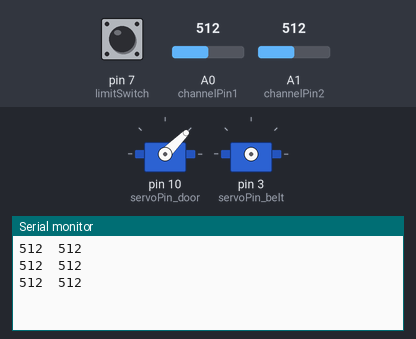
This sketch was run on a simulated Arduino Uno, built with avr-gcc and run on an emulated ATmega328P. Parts: 2 × servo, the last lines printed to the serial monitor. The inputs (shaded band) are chosen by the test bench; at power-on: A0 (channelPin1) = 512, A1 (channelPin2) = 512, pin 7 (limitSwitch) HIGH.

Above: at 1.2 s.
1.3 s: A0 (channelPin1) set to 703
At 1.9 s:
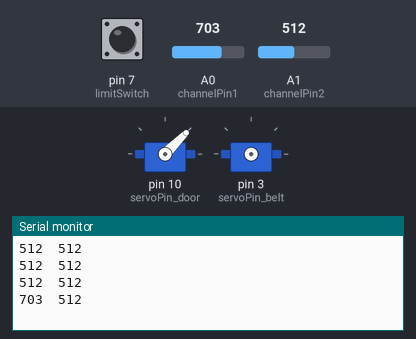
2.8 s: A0 (channelPin1) set to 729
At 3.4 s:
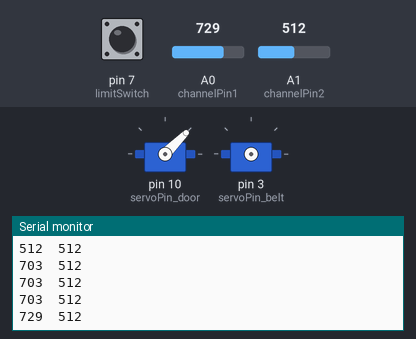
4.3 s: A1 (channelPin2) set to 701
At 4.9 s:
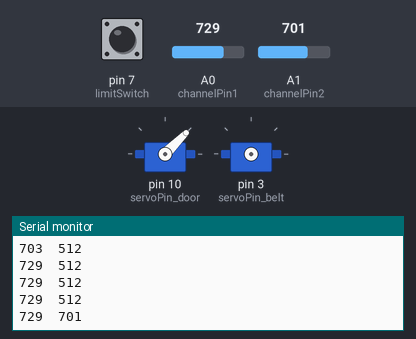
5.8 s: A1 (channelPin2) set to 723
At 6.4 s:
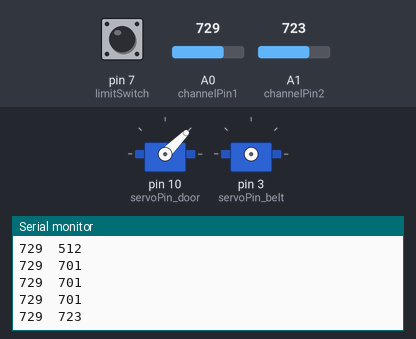
7.3 s: pin 7 (limitSwitch) pulled LOW for 1 s
At 8.71 s:
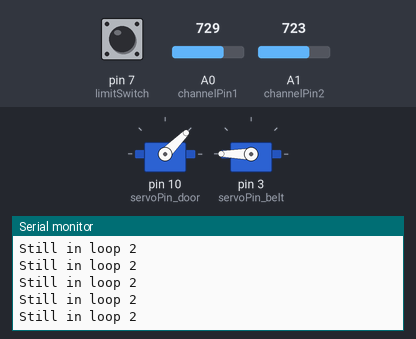
9.8 s: A1 (channelPin2) set to 532
At 10.3 s:
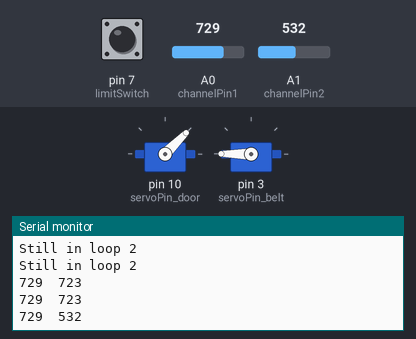
11.3 s: A1 (channelPin2) set to 510
Timing chart, 0 to 13.8 s (numbered marks = the images above; inputs shaded):
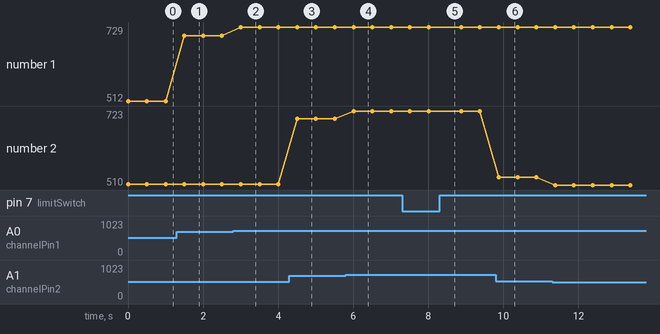

Measured:
- after the input at 1.3 s, the serial monitor: prints a new line after 0.20 s (image 1)
- after the input at 2.8 s, the serial monitor: prints a new line after 0.20 s (image 2)
- after the input at 4.3 s, the serial monitor: prints a new line after 0.21 s (image 3)
- after the input at 5.8 s, the serial monitor: prints a new line after 0.21 s (image 4)
- after the input at 7.3 s, the serial monitor: prints a new line after 0.72 s (image 5)
- after the input at 9.8 s, the serial monitor: prints a new line after 0.08 s (image 6)
- plotted number 1: 512 → 703 after the input at 1.3 s, 703 → 729 after the input at 2.8 s
- plotted number 2: 512 → 701 after the input at 4.3 s, 701 → 723 after the input at 5.8 s, 723 → 532 after the input at 9.8 s, 532 → 510 after the input at 11.3 s

The sketch:

DBF_RC_control.ino
```cpp
/*
   NOTES:
   - Use servo.write(0) to move conveyor belt forward
   - Use servo.write(180) to move conveyor belt backwards
   - Use servo.detach to stop conveyor belt - Remember to attach again before starting
     motion again
 */

 /*
  *
  * ARMING
  * BELT SERVO - PIN 3
  * CHANNEL    - PIN 5
  * SWITCH     - PIN 7
  * DOOR SERVO - PIN 10
  * LOCK SERVO - PIN 12
  */


#include <ezButton.h>
ezButton limitSwitch(7);  // create ezButton object that attach to pin 7;

#include <Servo.h>

// Create objects for servo control:
Servo servo_belt;
Servo servo_door;

// Variables:
int ch1_previous=0;        // Here's where we'll keep our current channel value
int ch2_previous=0;        // Here's where we'll keep our current channel value
int ch1_current;           // Here's where we'll keep the previous channel value
int ch2_current;           // Here's where we'll keep the previous channel value
int Close = 45;            // Angle of servo corresponding to closed door
int Open = 135;            // Angle of servo corresponding to open door
int servoPin_belt = 3;     // Attach conveyor belt servo to pin 3
int servoPin_door = 10;    // Attach door servo to pin 10
int channelPin1 = A0;      // Attach desired channel to activate deployment motion to pin A0
int channelPin2 = A1;      // Attach desired channel to activate load motion to pin A1

void setup() {

  pinMode(channelPin1, INPUT);               // Set channelPin1 as input
  pinMode(channelPin2, INPUT);               // Set channelPin2 as input
  Serial.begin(9600);                        // Start up serial monitor
  limitSwitch.setDebounceTime(50);           // set debounce time to 50 milliseconds
  servo_door.attach(servoPin_door);          // Attach door servo
  ch1_previous = analogRead(channelPin1);    // Read PWM signal at moment of start
  ch2_previous = analogRead(channelPin2);    // Read PWM signal at moment of start
  // Set closed door
  servo_door.write(Close);
}

void loop() {

  int ch1_current = analogRead(channelPin1);     // Read PWM signal
  int ch2_current = analogRead(channelPin2);
  limitSwitch.loop();                            // MUST call the loop() funct before reading limit switch
  int state = limitSwitch.getState();            //gets limit switch state
  Serial.print(ch1_current);                     //print current PWM value
  Serial.print("\t");
  Serial.println(ch2_current);

  // DEPLOYING
  if ((abs(ch1_current - ch1_previous) > 200))
  {
    Serial.println("JUMP");

    // Open Door:
    servo_door.write(Open);
    delay(1250);                                // Change as neccessary to allow door to fully open

    while (state == HIGH)                       // While the limit switch is released
    {
        // Run motor
        servo_belt.attach(servoPin_belt);
        servo_belt.write(0);
        limitSwitch.loop();
        state = limitSwitch.getState();
        Serial.println("Still in loop");
    }

    //Stop motor
    servo_belt.write(90);
    // Move motor backwards now:
    servo_belt.write(180);
    delay(500);
    //Stop motor
    servo_belt.detach();
    // Close door
    delay(1000);                                  // Change as neccessary to allow door to fully close
    servo_door.write(Close);

  }

  // Open/Close Door
  if ((abs(ch2_current - ch2_previous) > 200))
  {
    Serial.println("JUMP - DOOR");

    if( servo_door.read() == Open)
    {
      // Close Door
      servo_door.write(Close);
     }
     else{
      // Open Door:
      servo_door.write(Open);
     }
  }

  // Loading cubes
   // Loading cubes
  if (state == LOW && ((abs(ch1_current - ch1_previous) < 150)))
  {

        while (state == LOW){
        // Run motor
        servo_belt.attach(servoPin_belt);
        servo_belt.write(180);
        limitSwitch.loop();
        state = limitSwitch.getState();
        Serial.println("Still in loop 2");
        }
        servo_belt.detach(); //Stop motor
  }


  ch1_previous = ch1_current;                 // Store channel width for next loop reference
  ch2_previous = ch2_current;                 // Store channel width for next loop reference
  delay(500);                                 // Delay to give enough time for jump signal
}
```
